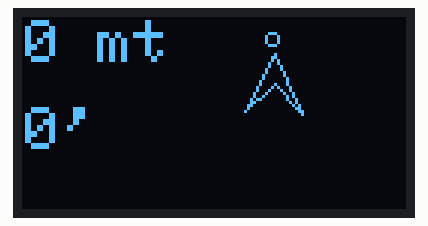
A sketch run on a simulated Arduino Uno, built with avr-gcc and run on an emulated ATmega328P. On the bench: 128×64 one-colour display. The display library's start-up logo is not drawn.

Above: at 1.3 s.

The sketch:

ArduNavigator.ino
```cpp
#include <Wire.h>
#include <SoftwareSerial.h>
#include <Adafruit_GFX.h>
#include <Adafruit_SSD1306.h>
#include <math.h>

///////////////////////////////////////////////////////////////////
//----- OLED instance
#define OLED_RESET 8
Adafruit_SSD1306 display(OLED_RESET);

#if (SSD1306_LCDHEIGHT != 64)
#error("Height incorrect, please fix Adafruit_SSD1306.h!");
#endif
///////////////////////////////////////////////////////////////////

///////////////////////////////////////////////////////////////////
//----- BT instance
SoftwareSerial BTSerial(11, 10); //Connect HC-06, RX, TX
const int BTspeed = 9600;
///////////////////////////////////////////////////////////////////

//----- Bluetooth transaction parsing


#define TR_START_BYTE_1 0xfd
#define TR_START_BYTE_2 0xfe
#define TR_END_BYTE_1 0xfe
#define TR_END_BYTE_2 0xfe

byte btMessage[4];


//----- Navigator variables
boolean navMode;
char navUnit , //unit : m - meters , k - kmeters , f - feet , n - miles
     navDir ; //directions : f - forward ,b - back ,l - left ,r - right
unsigned int navDist , navAng; //distance,angle

//----- Graphic stuff
const short
  cex=SSD1306_LCDWIDTH/2,  //center coordinates
  cey=SSD1306_LCDHEIGHT/2,

  ox=cex+20,
  oy=cey,

  r=20,asp=3,aac=6;  //circle radius,default angular speed,acceleration (acceleration decreases as the value of aac increases)

float a,b,diff,ar,br,uasp,  //arrow angle,destination angle,their radiants counterparts, "updated" angular speed
ax,bx,cx,ay,by,cy,mx,my,dx,dy;  //coordinates of arrow vertexes and of destination

//-----Utils
#define DEBUG 0

void setup()
{
  display.begin(SSD1306_SWITCHCAPVCC, 0x3c);  // initialize with the I2C addr 0x3c (for the 128x64)
  display.display();    // show splashscreen
  delay(1000);
  display.clearDisplay();

  if(DEBUG)Serial.begin(9600);

  BTSerial.begin(BTspeed);

  a=0;

}

void loop()
{
  //  if(BTSerial.available())
  //    Serial.println(BTSerial.read(),BIN);
  receiveBluetoothData();
  getInfos();


  if(!navMode)
    compassMode();
  else
    directionsMode();


}
```

BT.ino
```cpp
boolean receiveBluetoothData() {

  if(BTSerial.available()) {

    if(BTSerial.read()==TR_START_BYTE_1){

      if(BTSerial.read()==TR_START_BYTE_2){

        if(DEBUG)Serial.println("transmitting");

        clearMessage();

        for(int i=0;i<5;i++){
          btMessage[i]=byte(BTSerial.read());
        }


        if(btMessage[3]==TR_END_BYTE_1 && btMessage[4]==TR_END_BYTE_2){

          if(DEBUG)btDebug();

          return true;
        }

        if(DEBUG)Serial.println("bad transmission");


      }
    }
  }

  return false;
}

void getInfos(){
  getMode();
  getDir();
  getUnit();
  getDist();
  getAngle();
}


boolean getMode(){
  navMode = (btMessage[0] & 0x80)>>7;
}

char getUnit(){

  switch(btMessage[0] & 0x60){
  case 0x00 :
    navUnit = 'm';
    break;
  case 0x20 :
    navUnit = 'k';
    break;
  case 0x40 :
    navUnit = 'f';
    break;
  case 0x60 :
    navUnit = 'n';
    break;
  }

}

char getDir(){

  switch(btMessage[0] & 0x18){
  case 0x08 :
    navDir = 'r';
    break;
  case 0x18 :
    navDir = 'b';
    break;
  case 0x00 :
    navDir = 'l';
    break;
  case 0x10 :
    navDir = 'f';
    break;
  }

}

unsigned int getDist(){
  navDist = 0;
  navDist+=int( (btMessage[0] & 0x07) << 7);
  navDist+=int( (btMessage[1] & 0x7e) );

  if(navUnit=='f')navDist*=5;
}

unsigned int getAngle(){
  navAng = 0;
  navAng+=int( (btMessage[1] & 0x01) << 8);
  navAng+=int( (btMessage[2] & 0xff) );

}

void clearMessage(){

  for(int i=0;i<5;i++){
    btMessage[i] &= 0;
  }

}
```

Debug.ino
```cpp
void btDebug(){
          Serial.println(btMessage[0],BIN);
          Serial.println(btMessage[1],BIN);
          Serial.println(btMessage[2],BIN);

          Serial.println("success");
          getInfos();
          Serial.println(navDir);
          Serial.println(navUnit);
          Serial.println(navDist,DEC);
          Serial.println(navAng,DEC);
}
```

Graphics.ino
```cpp
void compassMode(){
  calcAng();
  calcCoor();

  display.clearDisplay();
  dispInfos();
  drawArrow();
  display.display();

}

void directionsMode(){
}

void dispInfos(void){
  display.setTextColor(WHITE);
  display.setTextSize(2);
  display.setCursor(1, 1);
  //display.print("Dist: ");
  display.print(navDist);

  switch(navUnit){
  case 'k':
    display.print(" km");
    break;
  case 'm':
    display.print(" mt");
    break;
  case 'f':
    display.print(" ft");
    break;
  case 'n':
    display.print(" ml");
    break;
  }

  display.setCursor(1,30);
  display.print(navAng);
  display.print("'");

}


void drawArrow(void){

  display.drawCircle(dx,dy,2,WHITE);

  //display.drawCircle(ox,oy,r);
  display.drawLine(ax,ay,mx,my,WHITE);
  display.drawLine(mx,my,bx,by,WHITE);
  display.drawLine(bx,by,cx,cy,WHITE);
  display.drawLine(cx,cy,ax,ay,WHITE);


}
```

Math.ino
```cpp
void calcAng(){

  (navAng<90) ? b=270+navAng : b=navAng-90; //this is to correct the 90-degrees-clockwise shift between screen angular system and the app's one

  diff=abs(b-a);

  if(diff>asp){ //calculates angular speed adding to the default one the acceleration
    uasp=asp+(diff/aac);
  }
  else uasp=0;

  ar=a*1000/57296; //conversione deg->rad
  br=(float(b))*1000/57296;

  if(b>a && diff>=180) //makes the arrow rotate clockwise or countercw,given the difference between destination angle and arrow angle
    a-=uasp;

  if(b>a && diff<180)
    a+=uasp;

  if(b<a && diff>=180)
    a+=uasp;

  if(b<a && diff<180)
    a-=uasp;

  if(a>360)
    a-=360;

  if(a<0)
    a=360-abs(a);


}

void calcCoor(){ //calculates coordinates of arrow vertexes ,and of the destination point

  ax=(r-10)*cos(ar+PI/2)+ox;
  ay=(r-10)*sin(ar+PI/2)+oy;

  bx=(r-10)*cos(ar-PI/2)+ox;
  by=(r-10)*sin(ar-PI/2)+oy;

  cx=(r)*cos(ar)+ox;
  cy=(r)*sin(ar)+oy;

  mx=(r/2)*cos(ar)+ox;
  my=(r/2)*sin(ar)+oy;

  dx=(r+5)*cos(br)+ox;
  dy=(r+5)*sin(br)+oy;
}
```
